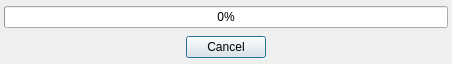
<?xml version="1.0" encoding="UTF-8"?>
<ui version="4.0">
 <class>CalcStatusDialog</class>
 <widget class="QDialog" name="CalcStatusDialog">
  <property name="geometry">
   <rect>
    <x>0</x>
    <y>0</y>
    <width>452</width>
    <height>64</height>
   </rect>
  </property>
  <property name="windowTitle">
   <string>Dialog</string>
  </property>
  <layout class="QVBoxLayout" name="verticalLayout">
   <property name="spacing">
    <number>6</number>
   </property>
   <property name="leftMargin">
    <number>4</number>
   </property>
   <property name="topMargin">
    <number>4</number>
   </property>
   <property name="rightMargin">
    <number>4</number>
   </property>
   <property name="bottomMargin">
    <number>4</number>
   </property>
   <item>
    <widget class="QProgressBar" name="progressBar">
     <property name="value">
      <number>0</number>
     </property>
    </widget>
   </item>
   <item>
    <layout class="QHBoxLayout" name="horizontalLayout">
     <property name="spacing">
      <number>0</number>
     </property>
     <item>
      <spacer name="horizontalSpacer">
       <property name="orientation">
        <enum>Qt::Orientation::Horizontal</enum>
       </property>
       <property name="sizeHint" stdset="0">
        <size>
         <width>40</width>
         <height>20</height>
        </size>
       </property>
      </spacer>
     </item>
     <item>
      <widget class="QPushButton" name="buttonCancel">
       <property name="text">
        <string>Cancel</string>
       </property>
      </widget>
     </item>
     <item>
      <spacer name="horizontalSpacer_2">
       <property name="orientation">
        <enum>Qt::Orientation::Horizontal</enum>
       </property>
       <property name="sizeHint" stdset="0">
        <size>
         <width>40</width>
         <height>20</height>
        </size>
       </property>
      </spacer>
     </item>
    </layout>
   </item>
  </layout>
 </widget>
 <resources/>
 <connections/>
</ui>
